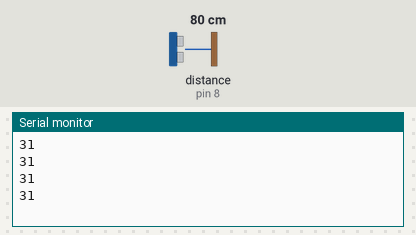
The sketch below on a simulated Arduino Uno, built with avr-gcc and run on an emulated ATmega328P. Parts: the last lines printed to the serial monitor. Wiring (inferred from the names in the program): ultrasonic range finder: trigger pin 9; echo pin 8. Inputs (shaded band) come from the test bench; at power-on: distance to the obstacle (sensor on pin 8) 80 cm. The echo pulse lasts 58.3 µs per cm.

Above: at 1.2 s.
1.3 s: distance to the obstacle (sensor on pin 8) set to 2 cm
At 1.73 s:
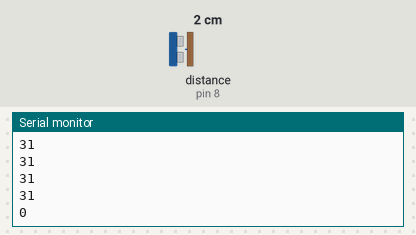
2.8 s: distance to the obstacle (sensor on pin 8) set to 4 cm
At 2.94 s:
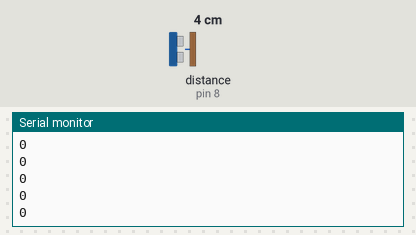
Timing chart, 0 to 5.8 s (numbered marks = the images above; inputs shaded):
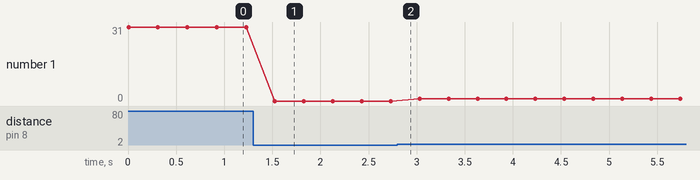

Measured:
- after the input at 1.3 s, the serial monitor: prints a new line after 0.23 s (image 1)
- plotted number 1: 31 → 0 after the input at 1.3 s, 0 → 1 after the input at 2.8 s

The sketch:

ultrsonic_sensors.ino
```cpp
#define echo 8
#define trig 9
void setup()
{
  pinMode(trig,OUTPUT);
  pinMode(echo,INPUT);
  Serial.begin(9600);
}

void loop()
{
long duration,distance;
digitalWrite(trig,LOW);
delayMicroseconds(2);
digitalWrite(trig,HIGH);
delayMicroseconds(10);
digitalWrite(trig,LOW);
duration=pulseIn(echo,HIGH);
distance=(duration/58.138)*0.39;
Serial.println(distance);
delay(300);
}
```
